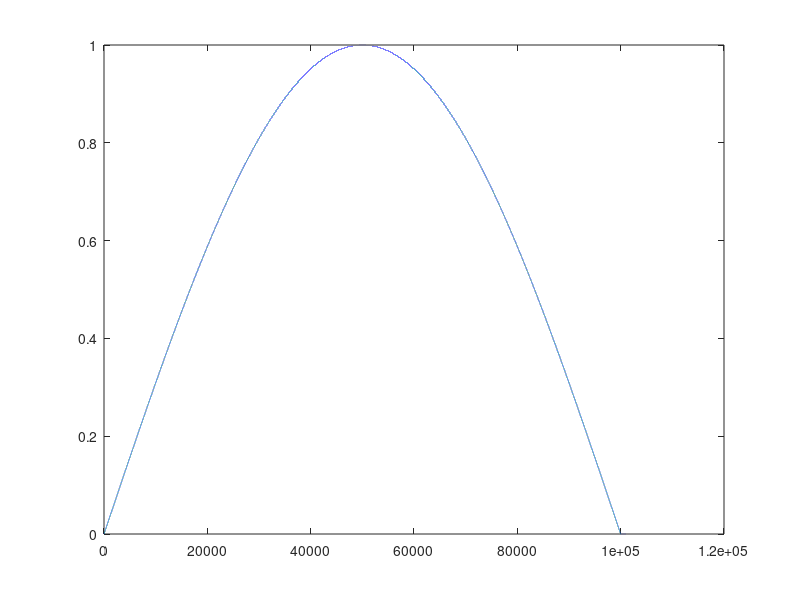

Reproduce this figure in MATLAB.
fs = 10000;
f = 1;
t = 0 : 1/fs : 10 - 1/fs;
x = sin(pi*f/10*t);
y(1:1000) = 0;
z = [x y];
plot(z);
z = z.';
save high_res_sine_10K z;
